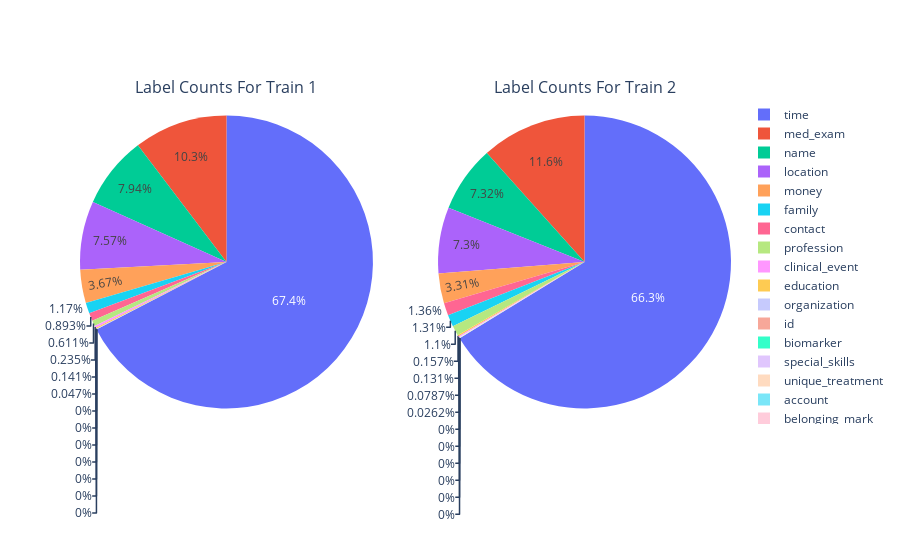

This figure's notebook cell:
### Code cell
fig = make_subplots(rows=1, cols=2, 
                    subplot_titles=['Label Counts For Train 1', 'Label Counts For Train 2'], 
                    specs=[[{'type': 'domain'}, {'type': 'domain'}]])

fig.add_trace(go.Pie(labels=all_labels, values=df1_lcount), row=1, col=1)

fig.add_trace(go.Pie(labels=all_labels, values=df2_lcount), row=1, col=2)

fig.show()

### Figure 1 — Plotly figure (JSON) as saved in the notebook; plotly's stock layout.template omitted (floating-point values rounded to 4 significant figures)
{"data": [{"domain": {"x": [0, 0.45], "y": [0, 1]}, "labels": ["name", "location", "time", "contact", "id", "profession", "biomarker", "family", "clinical_event", "special_skills", "unique_treatment", "account", "organization", "education", "money", "belonging_mark", "med_exam", "others"], "type": "pie", "values": [169, 161, 1434, 19, 0, 13, 0, 25, 5, 0, 0, 0, 1, 3, 78, 0, 220, 0]}, {"domain": {"x": [0.55, 1], "y": [0, 1]}, "labels": ["name", "location", "time", "contact", "id", "profession", "biomarker", "family", "clinical_event", "special_skills", "unique_treatment", "account", "organization", "education", "money", "belonging_mark", "med_exam", "others"], "type": "pie", "values": [279, 278, 2525, 52, 0, 42, 0, 50, 5, 0, 0, 0, 1, 6, 126, 0, 443, 3]}], "layout": {"annotations": [{"font": {"size": 16}, "showarrow": false, "text": "Label Counts For Train 1", "x": 0.225, "xanchor": "center", "xref": "paper", "y": 1, "yanchor": "bottom", "yref": "paper"}, {"font": {"size": 16}, "showarrow": false, "text": "Label Counts For Train 2", "x": 0.775, "xanchor": "center", "xref": "paper", "y": 1, "yanchor": "bottom", "yref": "paper"}]}}
